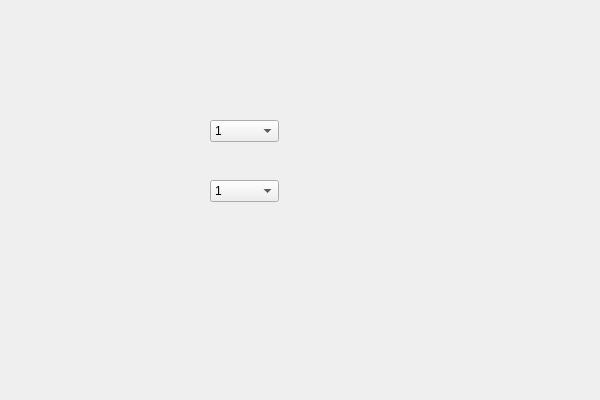
<?xml version="1.0" encoding="UTF-8"?>
<ui version="4.0">
 <class>comboboxClass</class>
 <widget class="QWidget" name="comboboxClass">
  <property name="geometry">
   <rect>
    <x>0</x>
    <y>0</y>
    <width>600</width>
    <height>400</height>
   </rect>
  </property>
  <property name="windowTitle">
   <string>combobox</string>
  </property>
  <widget class="QComboBox" name="comboBox">
   <property name="geometry">
    <rect>
     <x>210</x>
     <y>120</y>
     <width>69</width>
     <height>22</height>
    </rect>
   </property>
   <item>
    <property name="text">
     <string>1</string>
    </property>
   </item>
   <item>
    <property name="text">
     <string>2</string>
    </property>
   </item>
   <item>
    <property name="text">
     <string>3</string>
    </property>
   </item>
   <item>
    <property name="text">
     <string>4</string>
    </property>
   </item>
   <item>
    <property name="text">
     <string>5</string>
    </property>
   </item>
  </widget>
  <widget class="QComboBox" name="comboBox_2">
   <property name="geometry">
    <rect>
     <x>210</x>
     <y>180</y>
     <width>69</width>
     <height>22</height>
    </rect>
   </property>
   <item>
    <property name="text">
     <string>1</string>
    </property>
   </item>
   <item>
    <property name="text">
     <string>2</string>
    </property>
   </item>
   <item>
    <property name="text">
     <string>3</string>
    </property>
   </item>
   <item>
    <property name="text">
     <string>4</string>
    </property>
   </item>
   <item>
    <property name="text">
     <string>5</string>
    </property>
   </item>
  </widget>
 </widget>
 <layoutdefault spacing="6" margin="11"/>
 <resources>
  <include location="combobox.qrc"/>
 </resources>
 <connections/>
</ui>
